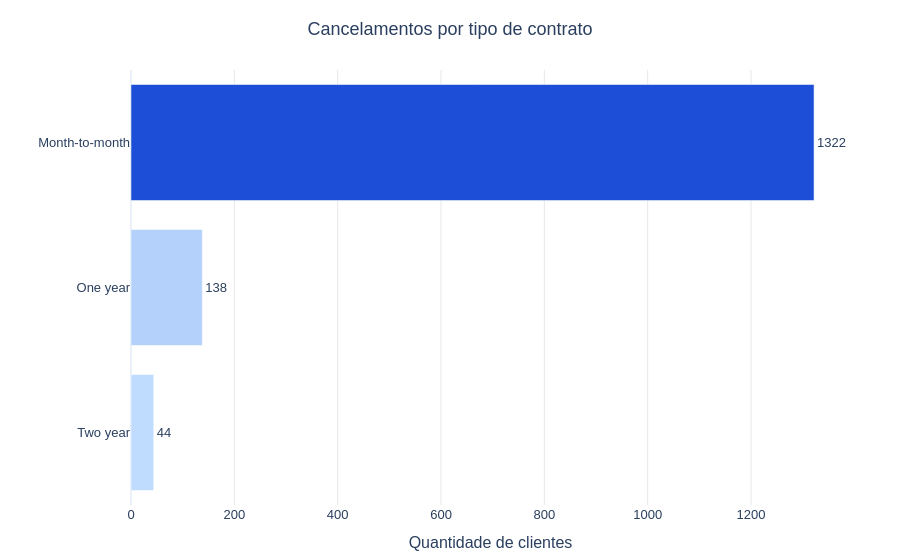

Notebook source saved alongside this figure:
### Code cell
import plotly.express as px

cancelados = df_gold[
    df_gold["Cancelamento"]
    .astype("string")
    .str.strip()
    .str.casefold()
    .isin(["sim", "yes", "true", "1"])
]

cancelamentos_por_contrato = (
    cancelados["Contrato"]
    .value_counts()
    .rename_axis("Contrato")
    .reset_index(name="Cancelamentos")
    .sort_values("Cancelamentos", ascending=True)
)

fig = px.bar(
    cancelamentos_por_contrato,
    x="Cancelamentos",
    y="Contrato",
    orientation="h",
    color="Cancelamentos",
    text="Cancelamentos",
    color_continuous_scale=["#BFDBFE", "#1D4ED8"],
    title="Cancelamentos por tipo de contrato",
    labels={
        "Contrato": "Tipo de contrato",
        "Cancelamentos": "Quantidade de clientes",
    },
    template="plotly_white",
)

fig.update_traces(
    textposition="outside",
    hovertemplate=(
        "<b>Contrato %{y}</b><br>"
        "Cancelamentos: %{x}<extra></extra>"
    ),
)

fig.update_layout(
    title_x=0.5,
    coloraxis_showscale=False,
    xaxis=dict(showgrid=True, gridcolor="#E5E7EB"),
    yaxis_title="",
    font=dict(family="Arial", size=13),
    margin=dict(l=30, r=50, t=70, b=40),
)

# Abre o gráfico interativo no navegador
fig.show()

### Figure 1 — Plotly figure (JSON) as saved in the notebook; plotly's stock layout.template omitted (floating-point values rounded to 4 significant figures)
{"data": [{"hovertemplate": "<b>Contrato %{y}</b><br>Cancelamentos: %{x}<extra></extra>", "legendgroup": "", "marker": {"color": [44, 138, 1322], "coloraxis": "coloraxis", "pattern": {"shape": ""}}, "name": "", "orientation": "h", "showlegend": false, "text": [44.0, 138.0, 1322.0], "textposition": "outside", "type": "bar", "x": [44, 138, 1322], "xaxis": "x", "y": ["Two year", "One year", "Month-to-month"], "yaxis": "y"}], "layout": {"barmode": "relative", "coloraxis": {"autocolorscale": false, "colorbar": {"title": {"text": "Quantidade de clientes"}}, "colorscale": [[0, "#BFDBFE"], [1, "#1D4ED8"]], "showscale": false}, "font": {"family": "Arial", "size": 13}, "legend": {"tracegroupgap": 0}, "margin": {"b": 40, "l": 30, "r": 50, "t": 70}, "title": {"text": "Cancelamentos por tipo de contrato", "x": 0.5}, "xaxis": {"anchor": "y", "domain": [0, 1], "gridcolor": "#E5E7EB", "showgrid": true, "title": {"text": "Quantidade de clientes"}}, "yaxis": {"anchor": "x", "domain": [0, 1], "title": {"text": ""}}}}
